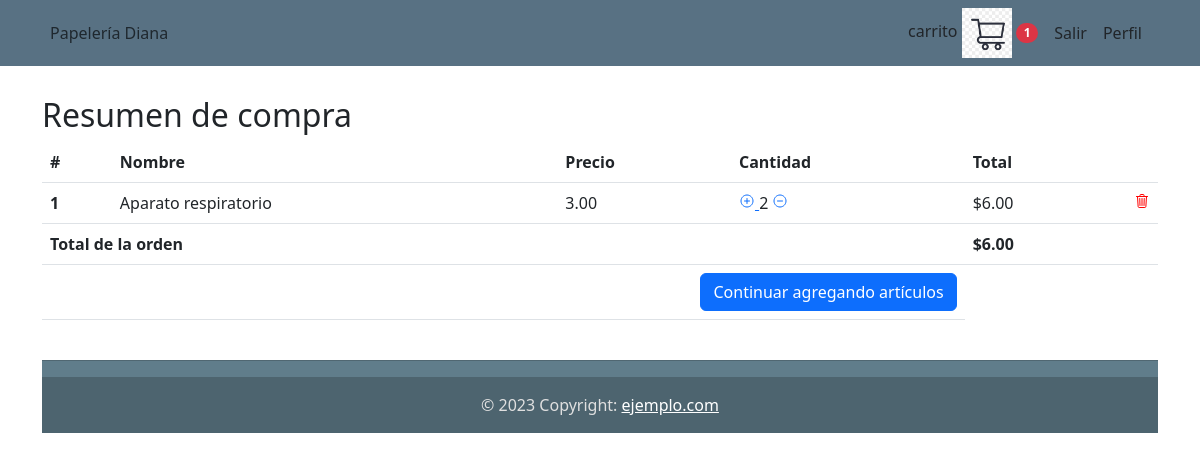
Page /orden_resumen/ (signed in) on the committed database.
### Pape/models.py (models this page shows, shortened)
class Orden(models.Model):
    usuario = models.ForeignKey(User, on_delete=models.CASCADE)
    productos = models.ManyToManyField(Producto_Ordenado)
    fecha_actual = models.DateTimeField(auto_now_add=True)
    fecha_orden = models.DateTimeField()
    ordenado = models.BooleanField(default=False)
    def total(self):
        total = 0
        for articulo in self.productos.all():
            total += articulo.precio_final()
        return total

class Producto_Ordenado(models.Model):
    usuario = models.ForeignKey(User, on_delete=models.CASCADE)
    producto = models.ForeignKey(Producto, on_delete=models.CASCADE)
    cantidad = models.IntegerField(default=0)
    ordenado = models.BooleanField(default=False)
    def total_precio_normal(self):
        return self.cantidad * self.producto.precio
    def precio_final(self):
        if self.producto.precio_descuento:
            return self.total_precio_descuento()
        return self.total_precio_normal()

class Producto(models.Model):
    nombre = models.CharField(max_length=100)
    precio = models.DecimalField(max_digits=10, decimal_places=2 )
    precio_descuento = models.DecimalField(max_digits=10, decimal_places=2, blank=True, null=True)
    categoria = models.CharField(choices=CATEGORIAS_SELECCIONADAS, max_length=20, default="escolar", blank="")
    novedad = models.CharField(max_length=5, blank=True)
    lugar = models.CharField(max_length=5, blank=True)
    etiqueta = models.CharField(choices=CATEGORIAS_ETIQUETAS, max_length=1, default="P")
    slug = models.SlugField(unique=True, null=False, blank=True)
    descripcion = models.TextField(default="Aquí sustituimos la descripción del producto")

### Pape/views.py (the view)
# urls.py: path("orden_resumen/", OrdenResumenView.as_view(), name="orden_resumen"),
class OrdenResumenView(LoginRequiredMixin,View):
    def get(self, *args, **kwargs):
        try:
            orden = Orden.objects.get(usuario=self.request.user, ordenado=False)
            context = { "object":orden }
            return render(self.request, "Pape/orden_resumen.html", context)
        except ObjectDoesNotExist:
            messages.error(self.request, "No tienes una orden en este momento.")
            return redirect("/")

### Pape/templatetags/carrito_template_tags.py (called while the page is built)
@register.filter
def cuenta_articulos_carrito(user):
    if user.is_authenticated:
        qs = Orden.objects.filter(usuario=user, ordenado=False)
        if qs.exists():
            return qs[0].productos.count()
    return 0

### Pape/templates/Pape/orden_resumen.html (shortened to what this page needs)
{% extends "Pape/base.html" %}
{% block contenido %}
<main>
    <div class="container pt-5">
        <div class="table-responsive text-nowrap">
            <h2>Resumen de compra</h2>
            <table class="table">
                <thead>
                <tr>
                    <th scope="col">#</th>
                    <th scope="col">Nombre</th>
                    <th scope="col">Precio</th>
                    <th scope="col">Cantidad</th>
                    <th scope="col">Total</th>
                </tr>
                </thead>
                <tbody>
                {% for articulo in object.productos.all %}
                <tr>
                    <th scope="row">{{ forloop.counter }}</th>
                    <td>{{ articulo.producto.nombre }}</td>
                    <td>{{ articulo.producto.precio }}</td>
                    <td>
                        <a href="{% url 'agregar_carrito' articulo.producto.slug %}">
                            <ion-icon name="add-circle-outline"></ion-icon>
                        </a>
                        {{ articulo.cantidad }}
                        <a href="{% url 'reducir_carrito' articulo.producto.slug %}">
                            <ion-icon name="remove-circle-outline"></ion-icon>
                        </a>
                    </td>
                    <td>
                    {% if articulo.producto.precio_descuento %}
                        ${{ articulo.total_precio_descuento }}
                        <span class="badge badge-primary">Ahorrado ${{ articulo.total_ahorrado }}</span>
                    {% else %}
                        ${{ articulo.total_precio_normal }}
                    {% endif %}
                    <a class = "float-end" style="color:red" href="{% url 'remover_carrito' articulo.producto.slug %}">
                        <ion-icon name="trash-outline"></ion-icon>
                    </a>
                    </td>
                </tr>
                {% endfor %}
                {% if object.total %}
                    <tr>
                        <td colspan="4"><b>Total de la orden</b></td>
                        <td><b>${{ object.total}}</b></td>
                    </tr>
                    <tr>
                        <td colspan="4">
                            <a class="btn btn-primary float-end" href="/">Continuar agregando artículos</a>
                        </td>
                    </tr>
                {% endif %}
                </tbody>
            </table>
        </div>
    </div>
</main>
{% endblock  %}

### Pape/templates/Pape/base.html (shortened to what this page needs)
{% load static %}
{% load carrito_template_tags %}
<!DOCTYPE html>
<html>
<head>
    <link href="https://cdn.jsdelivr.net/npm/bootstrap@5.3.0-alpha1/dist/css/bootstrap.min.css" rel="stylesheet">
    <link rel="stylesheet" href="{% static 'css/main.css'%}">
</head>
<body>
<div class="container mt-5">
<nav class="navbar fixed-top navbar-expand-lg" style="background-color: #587183;">
  <div class="container">
      <div class="collapse navbar-collapse" id="navbarSupportedContent1">
          <ul class="navbar-nav me-auto mb-2 mb-lg-0">
              <li class="nav-item active">
                  <a class="nav-link" href="{% url 'inicio' %}">Papelería Diana</a>
              </li>
          </ul>
      </div>
      <div class="d-flex align-items-center">
        {% if user.is_authenticated %}
            <a class="nav-link me-3" href="{% url 'orden_resumen' %}">
                <span class="clearfix d-none d-sm-inline-block"> carrito </span>
                <img  class="cart-icon" src="{% static 'img/carrito.jpg' %}" style="width: 50px;">
                <span class="badge rounded-pill badge-notification bg-danger">
                    {{ request.user|cuenta_articulos_carrito}}
                </span>
            </a>
            <a class="nav-link me-3" href="{% url 'salir' %}">
                <span class="clearfix d-none d-sm-inline-block"> Salir </span>
            </a>
            <a class="nav-link me-3" href="{% url 'perfil' %}">
                <span class="clearfix d-none d-sm-inline-block"> Perfil </span>
            </a>
        {%endif %}
      </div>
    </div>
</nav>
</div>
<div class="container-fluid">
{%block contenido%}
{%endblock%}
</div>
    <div class="container">
      <footer class="text-center text-white mt-4" style="background-color: #607D8B">
        <hr class="text-dark">
        <div class="text-center p-3" style="background-color: rgba(0, 0, 0, 0.2); color: #E0E0E0">
            © 2023 Copyright:
            <a class="text-white" href="#">ejemplo.com</a>
        </div>
      </footer>
    </div>
</body>
</html>

### rows in the picture
Producto_Ordenado: producto.nombre "Aparato respiratorio", producto.precio "3.00", cantidad "2", total_precio_normal "6.00"
Orden: total "6.00"

### other values in the picture
{{ request.user|cuenta_articulos_carrito }} "1"
